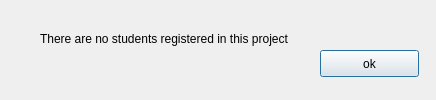
<?xml version="1.0" encoding="UTF-8"?>
<ui version="4.0">
 <class>errorppid</class>
 <widget class="QDialog" name="errorppid">
  <property name="geometry">
   <rect>
    <x>0</x>
    <y>0</y>
    <width>436</width>
    <height>100</height>
   </rect>
  </property>
  <property name="windowTitle">
   <string>Error!</string>
  </property>
  <widget class="QLabel" name="label">
   <property name="geometry">
    <rect>
     <x>40</x>
     <y>30</y>
     <width>321</width>
     <height>17</height>
    </rect>
   </property>
   <property name="text">
    <string>There are no students registered in this project</string>
   </property>
  </widget>
  <widget class="QLabel" name="label_2">
   <property name="geometry">
    <rect>
     <x>0</x>
     <y>10</y>
     <width>431</width>
     <height>81</height>
    </rect>
   </property>
   <property name="text">
    <string/>
   </property>
  </widget>
  <widget class="QPushButton" name="pushButton">
   <property name="geometry">
    <rect>
     <x>320</x>
     <y>50</y>
     <width>99</width>
     <height>27</height>
    </rect>
   </property>
   <property name="text">
    <string>ok</string>
   </property>
  </widget>
  <zorder>label_2</zorder>
  <zorder>label</zorder>
  <zorder>pushButton</zorder>
 </widget>
 <resources/>
 <connections/>
</ui>
